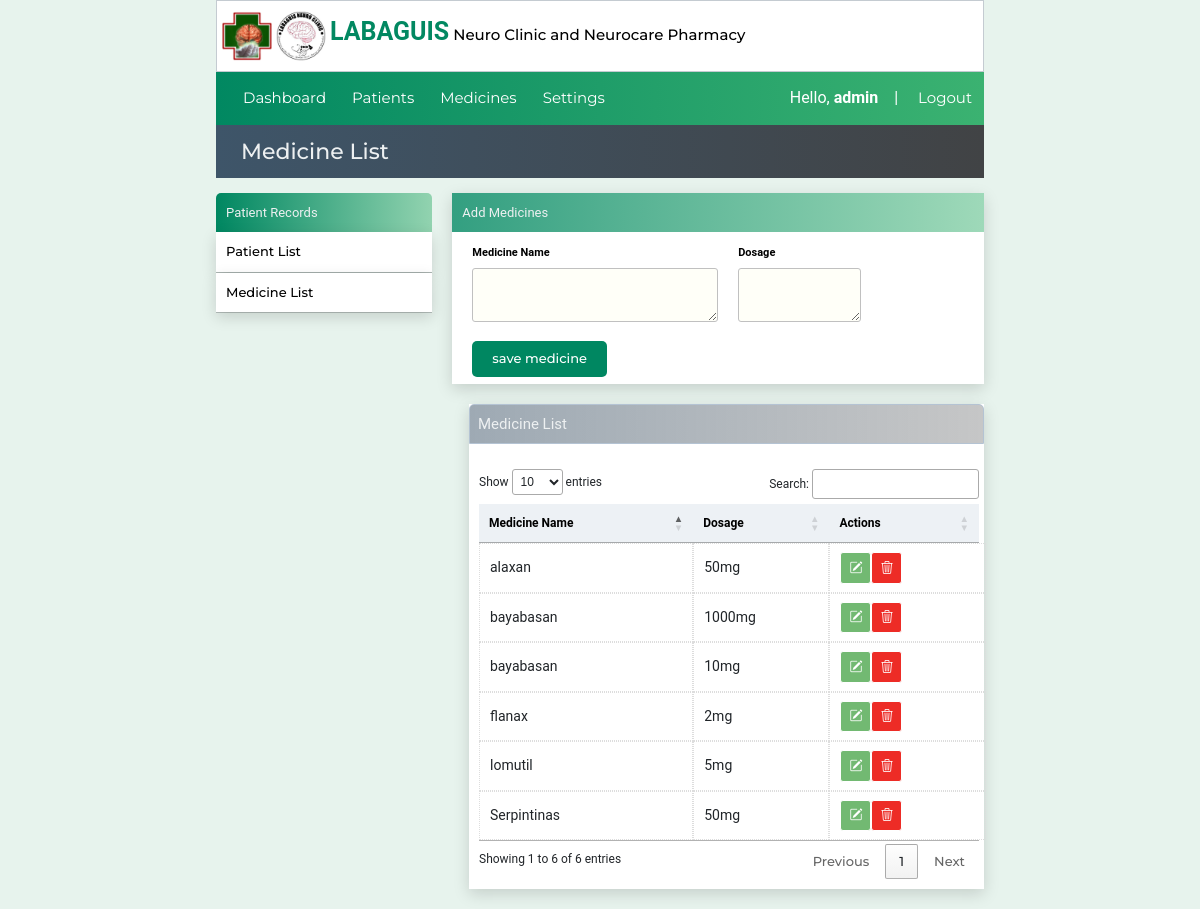
The app's page /medications/ (signed in), older data.
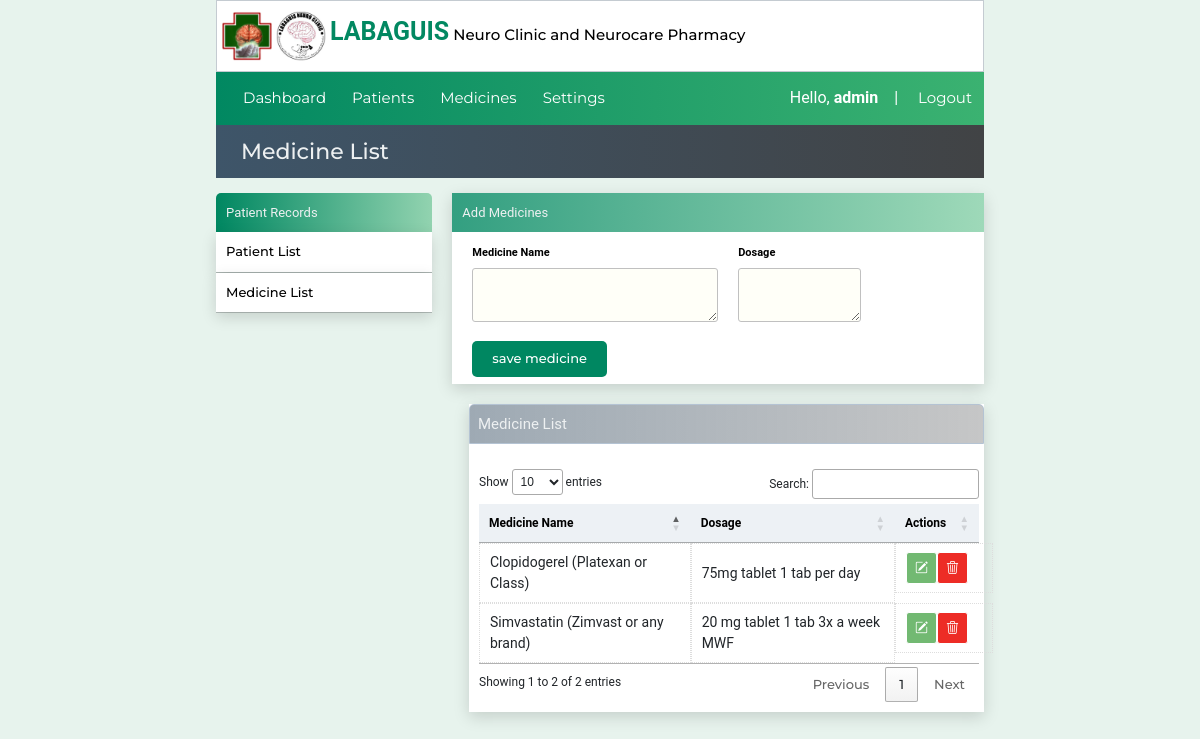
The same page, newer data.
### website/models.py (models this page shows)
class Medicinelist(models.Model):
    created_at = models.DateTimeField(auto_now_add=True)
    medicine_name = models.CharField(max_length=100)
    dosage = models.CharField(max_length=50)

### website/views.py (the view, shortened to what this page needs)
# urls.py: path('medications/',views.medications, name='medications'),
@login_required(login_url="loginuser")
def medications(request,pk=''):
    medicinedata ={'medicinedata': Medicinelist.objects.all()}
    return render(request, 'medications.html',medicinedata)

### website/templates/medications.html (shortened to what this page needs)
{% extends 'index.html' %}
{% block pagetitle %}Medicine List{% endblock pagetitle %}
{% block content%}
<div class="container1">
  {% include "sidemenu.html" %}
  <div class="reg-area">
    <form method="POST">
    <div class="title-form">Add Medicines</div>
    <div class="reg-row">
        <div class="medicine-col">
          <label class="reg-label">Medicine Name</label><br />
          <textarea class="medicine-input" name="medname" required /></textarea>
        </div>
        <div class="medicine-col">
          <label class="reg-label">Dosage</label><br />
          <textarea class="medicine-input" name="dosage" style="width: 50%;" required/></textarea>
        </div>
    </div>
    <div class="reg-row">
        <div class="medicine-col">
          <button class="btn-save" type="submit" name="save">save medicine</button>
        </div>
    </div>
  </form>
  </div>
</div>
<div class="container3">
  <div class="table-title">Medicine List</div>
  <div class="table-box">
      <table id="medicine-table" class="medicine-tables">
        <thead >
          <th>Medicine Name</th>
          <th>Dosage</th>
          <th>Actions</th>
        </thead>
        <tbody>
          {% for meds in medicinedata %}
          <tr>
            <td>{{meds.medicine_name}}</td>
            <td>{{meds.dosage}}</td>
            <td id="actions_cell">
              <button name="updatedetails" type='submit' value="{{meds.id}}" id="link-edit"><i class="bi bi-pencil-square" data-bs-toggle="modal" data-bs-target="#{{meds.id}}"></i></button>
              <form action="{% url "medications" meds.id %}" method="POST">
              <button name="delete" type='submit' value="{{meds.id}}" id="link-delete"><i class="bi bi-trash3"></i></button>
              </form>
            </td>
          </tr>
          {% endfor %}
        </tbody>
      </table>
  </div>
</div>
{%endblock%}

Row changes from the older to the newer data that the page shows:
removed Medicinelist: medicine_name "bayabasan", dosage "1000mg", {{ meds.id }} 11 (drawn)
removed Medicinelist: medicine_name "flanax", dosage "2mg", {{ meds.id }} 12 (drawn)
removed Medicinelist: medicine_name "alaxan", dosage "50mg", {{ meds.id }} 14 (drawn)
removed Medicinelist: medicine_name "lomutil", dosage "5mg", {{ meds.id }} 16 (drawn)
removed Medicinelist: medicine_name "bayabasan", dosage "10mg", {{ meds.id }} 20 (drawn)
removed Medicinelist: medicine_name "Serpintinas", dosage "50mg", {{ meds.id }} 21 (drawn)
added Medicinelist: medicine_name "Clopidogerel (Platexan or Class)", dosage "75mg tablet 1 tab per day", {{ meds.id }} 22 (drawn)
added Medicinelist: medicine_name "Simvastatin (Zimvast or any brand)", dosage "20 mg tablet 1 tab 3x a week MWF", {{ meds.id }} 24 (drawn)
Text that changed along with them:
text written by a page script: "Show entries Search: Showing 1 to 6 of 6 entries Previous 1 Next" → "Show entries Search: Showing 1 to 2 of 2 entries Previous 1 Next"
